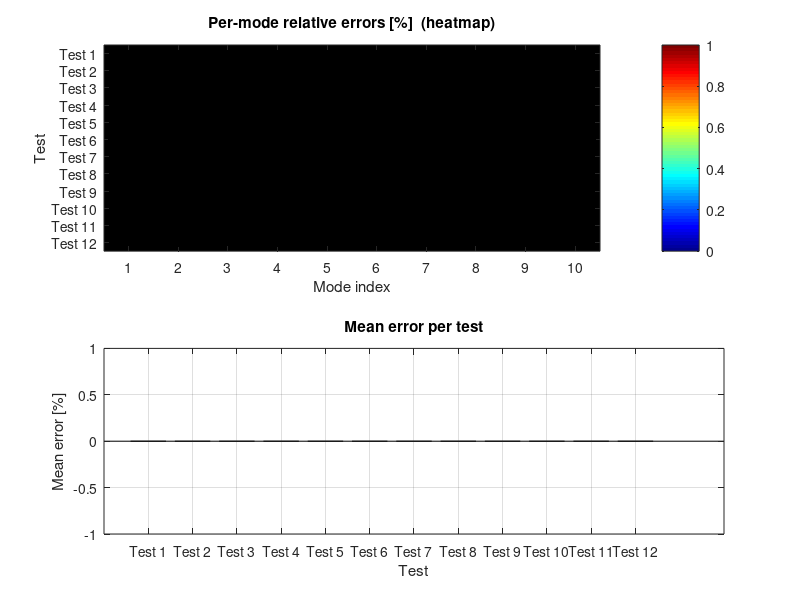

Reproduce this figure in MATLAB.
%% run_all_tests.m
% ==========================================================================
%  STABILITY TESTS — Run all 12 validation tests (no OOFEM required)
% ==========================================================================
%
% Runs stabilitySolverFn on each of the 12 test cases and compares the
% computed critical-load multipliers against pre-computed reference
% eigenvalues stored in  tests/Test N/reference_eigenvalues.mat.
%
% Tests 10–11 cover internal hinges (beams.releases):
%   Test 10 — portal frame with one pinned beam end
%   Test 11 — portal frame with both beam ends pinned (sway-prevented)
% Test 12 — Torri benchmark (2D planar frame with diagonal bracing)
%
% No external software (OOFEM, Python) is needed.
%
% USAGE:
%   1. Open MATLAB and change the working directory to  tests/
%   2. Run this script:  run_all_tests
%   3. Results are printed to the Command Window and saved to  results/
%
% OUTPUT FILES (written to tests/results/):
%   errors_summary.txt   — text report with per-mode errors for all tests
%   errors_table.xlsx    — Excel table (requires MATLAB Spreadsheet toolbox)
%   all_tests_results.mat — MATLAB workspace with all numeric results
%   errors_overview.png  — heatmap + boxplot overview figure
%
% See also: run_single_test, stabilitySolverFn, linearSolverFn
% ==========================================================================

clear; close all; clc;

%% PATHS
% --------------------------------------------------------------------------
scriptsDir = fileparts(mfilename('fullpath'));   % .../tests/
srcDir     = fullfile(scriptsDir, '..', 'src');
addpath(srcDir);
addpath(scriptsDir);                             % for run_single_test

baseDir   = scriptsDir;
numTests  = 12;
numModes  = 10;   % number of eigenvalues per test

%% INITIALISE
% --------------------------------------------------------------------------
resultsTable   = NaN(numTests, numModes);
testNames      = cell(numTests, 1);
testStatus     = cell(numTests, 1);
executionTimes = zeros(numTests, 1);

fprintf('\n');
fprintf('==========================================================================\n');
fprintf('  3D BEAM FEM — STABILITY VALIDATION TESTS\n');
fprintf('==========================================================================\n');
fprintf('  Tests : %d\n', numTests);
fprintf('  Source: %s\n', baseDir);
fprintf('==========================================================================\n\n');

%% MAIN LOOP
% --------------------------------------------------------------------------
for testNum = 1:numTests

    testName        = sprintf('Test %d', testNum);
    testNames{testNum} = testName;
    fprintf('  [%d/%d] %-8s  ', testNum, numTests, testName);

    testDir = fullfile(baseDir, testName);

    if ~exist(testDir, 'dir')
        fprintf('SKIP — directory not found\n');
        testStatus{testNum} = 'MISSING';
        continue;
    end

    tStart = tic;

    try
        [errors, sortedValues] = run_single_test(testDir);

        elapsedTime = toc(tStart);
        executionTimes(testNum) = elapsedTime;

        n = min(length(errors), numModes);
        resultsTable(testNum, 1:n) = errors(1:n)';

        testStatus{testNum} = 'OK';
        fprintf('OK   %.1fs  |  mean error: %5.3f %%  |  max: %5.3f %%\n', ...
                elapsedTime, mean(errors), max(errors));

    catch ME
        elapsedTime = toc(tStart);
        executionTimes(testNum) = elapsedTime;
        testStatus{testNum}     = 'ERROR';
        fprintf('FAIL %.1fs  |  %s\n', elapsedTime, ME.message);
    end

end

%% RESULTS FOLDER
% --------------------------------------------------------------------------
cd(baseDir);
if ~exist('results', 'dir');  mkdir('results');  end

%% TEXT REPORT
% --------------------------------------------------------------------------
fid = fopen('results/errors_summary.txt', 'w');
fprintf(fid, '==========================================================================\n');
fprintf(fid, '  3D BEAM FEM — STABILITY VALIDATION RESULTS\n');
fprintf(fid, '==========================================================================\n');
fprintf(fid, '  Date    : %s\n', datestr(now));
fprintf(fid, '  Tests   : %d\n', numTests);
fprintf(fid, '==========================================================================\n\n');
fprintf(fid, '  Errors are given as:  |lambda_MATLAB - lambda_ref| / lambda_ref * 100 %%\n');
fprintf(fid, '  Reference values come from pre-computed OOFEM results.\n\n');

for i = 1:numTests
    fprintf(fid, '%s  [%s]\n', testNames{i}, testStatus{i});
    if strcmp(testStatus{i}, 'OK')
        row = resultsTable(i, :);
        fprintf(fid, '  Mode errors (%%)   : ');
        fprintf(fid, '  %8.4f', row);
        fprintf(fid, '\n');
        fprintf(fid, '  Mean / Max / Min  :   %8.4f %%  /  %8.4f %%  /  %8.4f %%\n', ...
                mean(row,'omitnan'), max(row,[],'omitnan'), min(row,[],'omitnan'));
        fprintf(fid, '  Execution time    :   %.2f s\n', executionTimes(i));
    end
    fprintf(fid, '\n');
end

successCount = sum(strcmp(testStatus, 'OK'));
fprintf(fid, '==========================================================================\n');
fprintf(fid, '  SUMMARY\n');
fprintf(fid, '==========================================================================\n');
fprintf(fid, '  Passed : %d / %d\n', successCount, numTests);
fprintf(fid, '  Total time : %.2f s\n', sum(executionTimes));
if successCount > 0
    fprintf(fid, '  Overall mean error : %.4f %%\n', mean(resultsTable(:), 'omitnan'));
    fprintf(fid, '  Overall max  error : %.4f %%\n', max(resultsTable(:), [], 'omitnan'));
end
fprintf(fid, '==========================================================================\n');
fclose(fid);
fprintf('\n  Report : results/errors_summary.txt\n');

%% MATLAB DATA
% --------------------------------------------------------------------------
save('results/all_tests_results.mat', 'resultsTable', 'testNames', ...
     'testStatus', 'executionTimes');
fprintf('  Data   : results/all_tests_results.mat\n');

%% EXCEL TABLE (optional — requires Spreadsheet toolbox)
% --------------------------------------------------------------------------
try
    colNames = [arrayfun(@(x) sprintf('Mode_%d', x), 1:numModes, ...
                'UniformOutput', false), {'Mean', 'Max', 'Status'}];
    T = array2table([ resultsTable, ...
                      mean(resultsTable, 2, 'omitnan'), ...
                      max(resultsTable,  [], 2, 'omitnan') ], ...
                    'RowNames',      testNames, ...
                    'VariableNames', colNames(1:end-1));
    T.Status = testStatus;
    writetable(T, 'results/errors_table.xlsx', 'WriteRowNames', true);
    fprintf('  Excel  : results/errors_table.xlsx\n');
catch
    % silently skip if toolbox missing
end

%% FIGURES
% --------------------------------------------------------------------------
figure('Position', [100 100 1200 600], 'Name', 'Stability Tests — Error Overview');

subplot(2,1,1);
imagesc(resultsTable);  colorbar;  colormap(jet);
xlabel('Mode index');   ylabel('Test');
title('Per-mode relative errors [%]  (heatmap)');
yticks(1:numTests);  yticklabels(testNames);
xticks(1:numModes);

subplot(2,1,2);
avgE = mean(resultsTable, 2, 'omitnan');
bar(1:numTests, avgE);
xlabel('Test');   ylabel('Mean error [%]');
title('Mean error per test');
xticks(1:numTests);  xticklabels(testNames);
grid on;

saveas(gcf, 'results/errors_overview.png');
fprintf('  Figure : results/errors_overview.png\n');

%% FINAL SUMMARY
% --------------------------------------------------------------------------
fprintf('\n');
fprintf('==========================================================================\n');
fprintf('  DONE  —  %d / %d tests passed\n', successCount, numTests);
fprintf('  Total computation time: %.2f s\n', sum(executionTimes));
if successCount > 0
    fprintf('  Overall mean error: %.4f %%\n', mean(resultsTable(:), 'omitnan'));
end
fprintf('==========================================================================\n\n');
